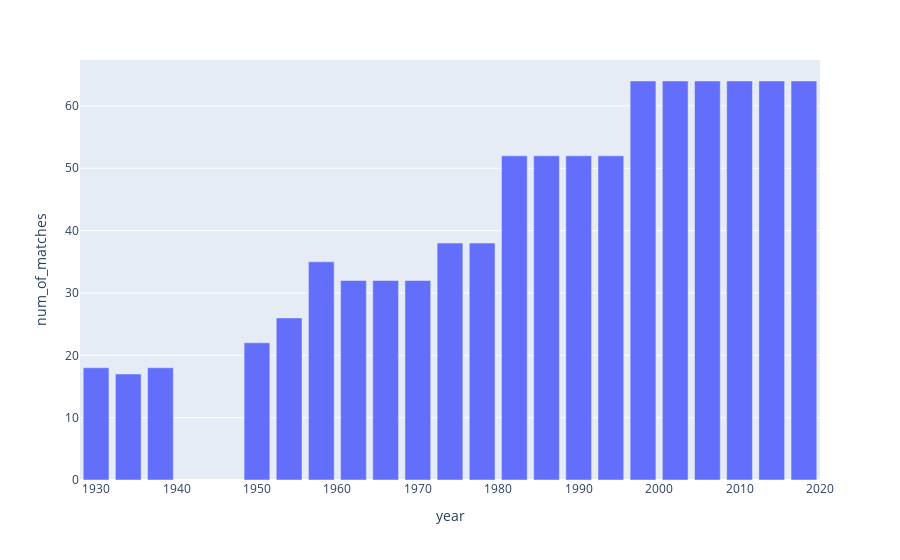

The code cell stored with this chart in its notebook:
### Markdown cell above
- Using `matches_per_year`, draw a bar plot of `num_matches`. 

The `year` is in the index and will automatically be used for the x-axis.

### Code cell
# Using matches_per_year, draw a bar plot of num_matches
px.bar(matches_per_year, x= 'year', y = 'num_of_matches')

### Figure 1 — Plotly figure (JSON) as saved in the notebook; plotly's stock layout.template omitted (floating-point values rounded to 4 significant figures)
{"data": [{"alignmentgroup": "True", "hovertemplate": "year=%{x}<br>num_of_matches=%{y}<extra></extra>", "legendgroup": "", "marker": {"color": "#636efa", "pattern": {"shape": ""}}, "name": "", "offsetgroup": "", "orientation": "v", "showlegend": false, "textposition": "auto", "type": "bar", "x": [2018, 2014, 2010, 2006, 2002, 1998, 1982, 1994, 1990, 1986, 1978, 1974, 1958, 1970, 1966, 1962, 1954, 1950, 1938, 1930, 1934], "xaxis": "x", "y": [64, 64, 64, 64, 64, 64, 52, 52, 52, 52, 38, 38, 35, 32, 32, 32, 26, 22, 18, 18, 17], "yaxis": "y"}], "layout": {"barmode": "relative", "legend": {"tracegroupgap": 0}, "margin": {"t": 60}, "xaxis": {"anchor": "y", "domain": [0, 1], "title": {"text": "year"}}, "yaxis": {"anchor": "x", "domain": [0, 1], "title": {"text": "num_of_matches"}}}}
